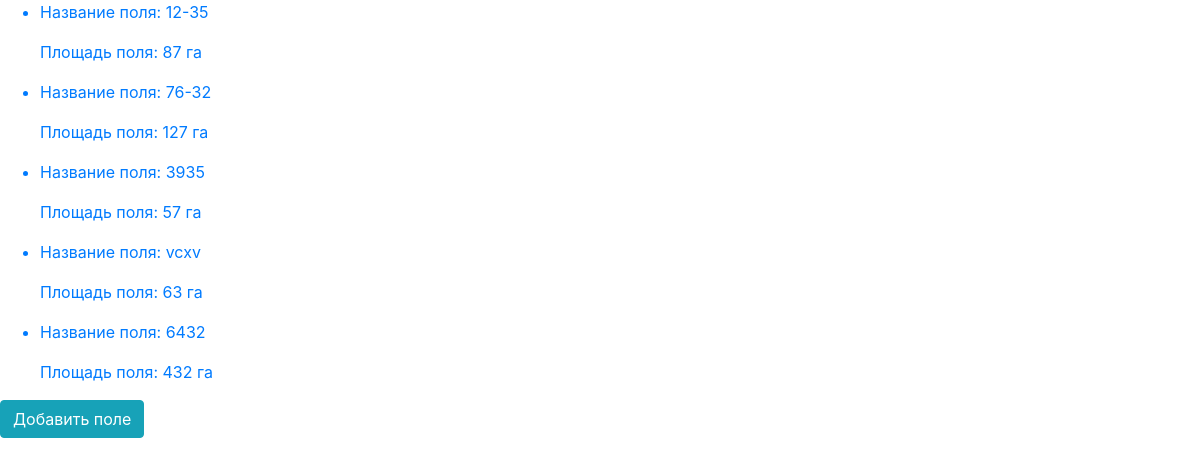
The app's page /fields/ with its own data.
### fields/models.py (models this page shows, shortened)
class Field(models.Model):
    user = models.ForeignKey(User, on_delete=models.CASCADE, related_name='user_fields')
    name = models.CharField("Название поля", max_length=64, unique=True)
    slug = models.SlugField(max_length=128, unique=True)
    square = models.PositiveIntegerField('Площадь поля')
    coordinate = models.CharField('Координаты поля', max_length=128)
    cadastral_number = models.CharField('Кадастровый номер', max_length=64)
    class Meta:
        verbose_name = 'Поле'
        verbose_name_plural = 'Поля'
    def get_absolute_url(self):
        return reverse('fields:field_detail', args=[self.slug])

### fields/views.py (the view)
# urls.py: path('', FieldsView.as_view(), name='field_list'),
class FieldsView(ListView):
    model = Field
    context_object_name = 'fields'
    template_name = 'fields/field_list.html'

### fields/templates/fields/field_list.html
<link rel="stylesheet" href="https://maxcdn.bootstrapcdn.com/bootstrap/4.0.0/css/bootstrap.min.css">
<ul>
    {% for field in fields %}
    <a href="{{ field.get_absolute_url }}">
        <li>
            <p>Название поля: {{ field.name }}</p>
            <p>Площадь поля: {{ field.square }} га</p>
        </li>
    </a>
    {% endfor %}
</ul>
 <a href="{% url 'fields:add_field' %}" class="btn btn-info mb-2">Добавить поле</a>

### records on screen
Field: name "12-35", square "87"
Field: name "76-32", square "127"
Field: name "3935", square "57"
Field: name "vcxv", square "63"
Field: name "6432", square "432"
